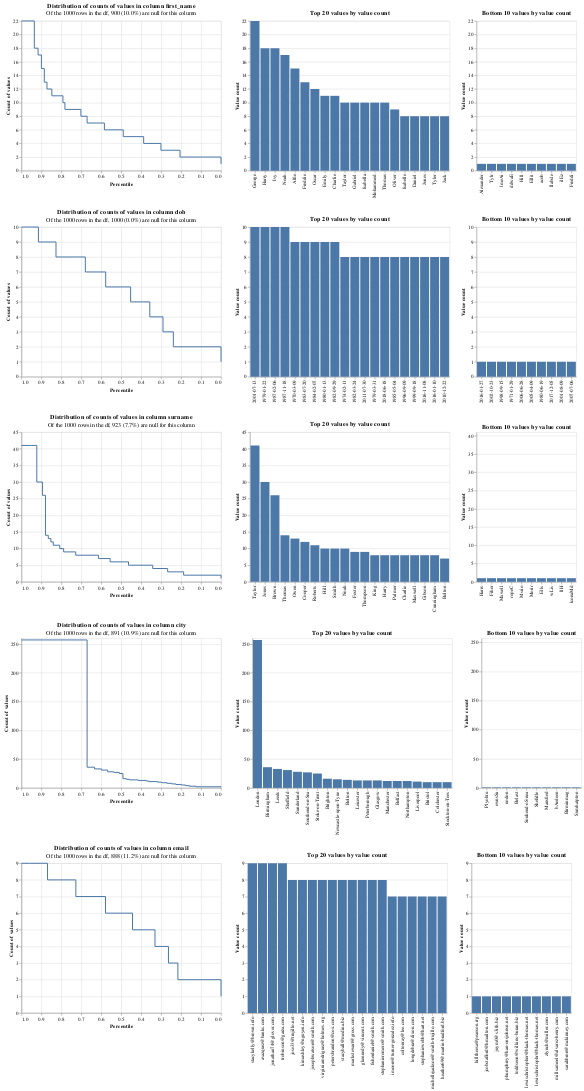

Source (notebook cell):
### Code cell
column_value_frequencies_chart(['first_name', "surname", "dob", "city", "email"], df, spark)
